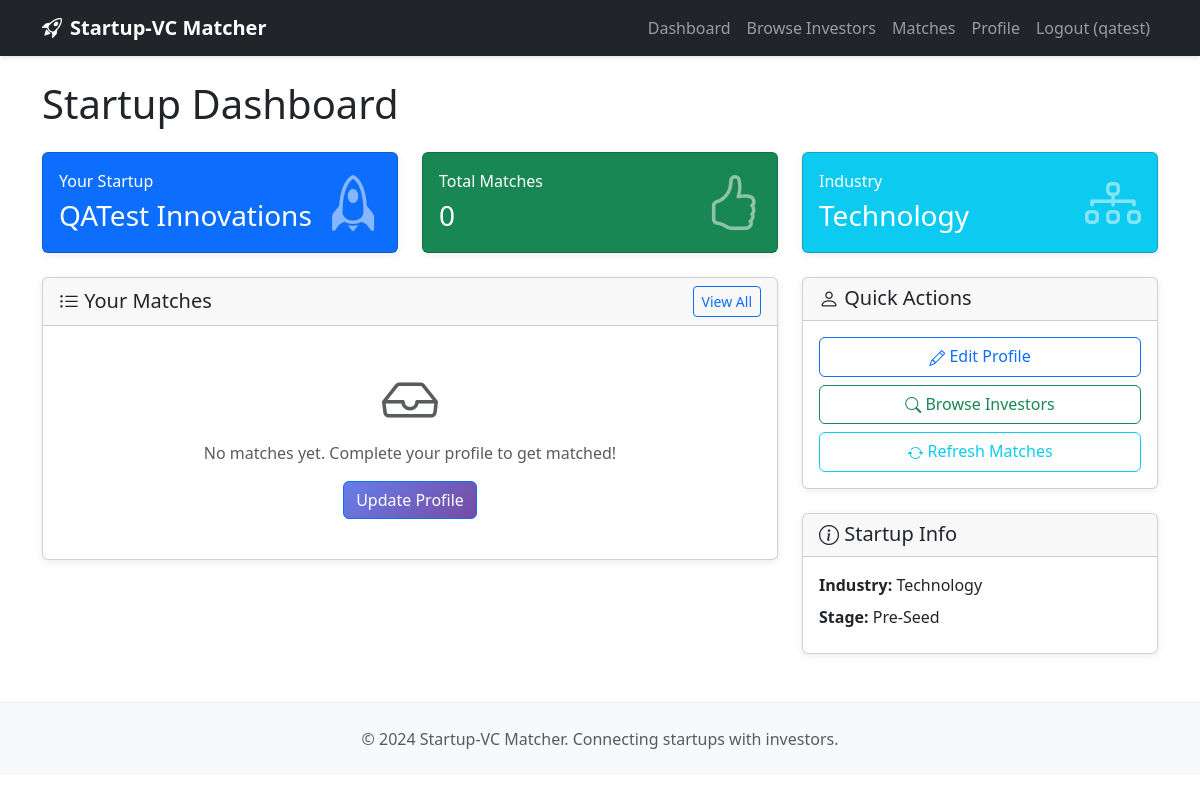
The page /startup/dashboard (signed in) on the database its author committed.
### tables this page shows
CREATE TABLE startups (
            id INTEGER PRIMARY KEY AUTOINCREMENT,
            user_id INTEGER NOT NULL,
            name TEXT NOT NULL,
            description TEXT,
            industry TEXT NOT NULL,
            funding_stage TEXT NOT NULL,
            funding_amount INTEGER,
            website TEXT,
            created_at TIMESTAMP DEFAULT CURRENT_TIMESTAMP,
            FOREIGN KEY (user_id) REFERENCES users (id)
        );

### app.py (the view)
@app.route('/startup/dashboard')
@login_required
def startup_dashboard():
    if session.get('user_type') != 'startup':
        return redirect(url_for('index'))
    db = get_db()
    startup = db.execute(
        'SELECT * FROM startups WHERE user_id = ?',
        (session['user_id'],)
    ).fetchone()
    matches = db.execute('''
        SELECT m.*, i.name as investor_name, i.firm_name, i.preferred_industries, i.min_investment, i.max_investment
        FROM matches m
        JOIN investors i ON m.investor_id = i.id
        WHERE m.startup_id = ?
        ORDER BY m.score DESC
    ''', (startup['id'],)).fetchall() if startup else []
    return render_template('startup_dashboard.html', startup=startup, matches=matches)

### app.py (called while the page is built)
def get_db():
    db = getattr(g, '_database', None)
    if db is None:
        db = g._database = sqlite3.connect(DATABASE)
        db.row_factory = sqlite3.Row
    return db

@app.teardown_appcontext
def close_connection(exception):
    db = getattr(g, '_database', None)
    if db is not None:
        db.close()

def is_session_valid():
    return (
        session.get('user_id') is not None and
        session.get('username') is not None and
        session.get('user_type') in ('startup', 'investor')
    )

def login_required(f):
    @wraps(f)
    def decorated_function(*args, **kwargs):
        if not is_session_valid():
            session.clear()
            flash('Session expired. Please log in again.', 'error')
            return redirect(url_for('login'))
        return f(*args, **kwargs)
    return decorated_function

### templates/startup_dashboard.html (shortened to what this page needs)
{% extends "base.html" %}
{% block content %}
<div class="row">
    <div class="col-12">
        <h1 class="mb-4">Startup Dashboard</h1>
    </div>
</div>
<div class="row g-4 mb-4">
    <div class="col-md-4">
        <div class="card bg-primary text-white">
            <div class="card-body">
                <div class="d-flex justify-content-between align-items-center">
                    <div>
                        <h6 class="card-title">Your Startup</h6>
                        <h3 class="mb-0">{{ startup.name if startup else 'Not Set' }}</h3>
                    </div>
                    <i class="bi bi-rocket display-4 opacity-50"></i>
                </div>
            </div>
        </div>
    </div>
    <div class="col-md-4">
        <div class="card bg-success text-white">
            <div class="card-body">
                <div class="d-flex justify-content-between align-items-center">
                    <div>
                        <h6 class="card-title">Total Matches</h6>
                        <h3 class="mb-0">{{ matches|length }}</h3>
                    </div>
                    <i class="bi bi-hand-thumbs-up display-4 opacity-50"></i>
                </div>
            </div>
        </div>
    </div>
    <div class="col-md-4">
        <div class="card bg-info text-white">
            <div class="card-body">
                <div class="d-flex justify-content-between align-items-center">
                    <div>
                        <h6 class="card-title">Industry</h6>
                        <h3 class="mb-0">{{ startup.industry if startup else 'N/A' }}</h3>
                    </div>
                    <i class="bi bi-diagram-3 display-4 opacity-50"></i>
                </div>
            </div>
        </div>
    </div>
</div>
{% if not startup %}
<div class="alert alert-warning">
    <h5>Complete Your Profile</h5>
    <p>Please complete your startup profile to get matched with investors.</p>
    <a href="{{ url_for('startup_profile') }}" class="btn btn-primary">Complete Profile</a>
</div>
{% else %}
<div class="row g-4">
    <div class="col-lg-8">
        <div class="card">
            <div class="card-header d-flex justify-content-between align-items-center">
                <h5 class="mb-0"><i class="bi bi-list-ul"></i> Your Matches</h5>
                <a href="{{ url_for('startup_matches') }}" class="btn btn-sm btn-outline-primary">View All</a>
            </div>
            <div class="card-body">
                {% if matches %}
                <div class="table-responsive">
                    <table class="table table-hover">
                        <thead>
                            <tr>
                                <th>Investor</th>
                                <th>Firm</th>
                                <th>Score</th>
                                <th>Status</th>
                            </tr>
                        </thead>
                        <tbody>
                            {% for match in matches[:5] %}
                            <tr>
                                <td>{{ match.investor_name }}</td>
                                <td>{{ match.firm_name or 'N/A' }}</td>
                                <td>
                                    <span class="badge bg-{{ 'success' if match.score >= 70 else 'warning' if match.score >= 40 else 'secondary' }}">
                                        {{ match.score }}%
                                    </span>
                                </td>
                                <td>{{ match.status|title }}</td>
                            </tr>
                            {% endfor %}
                        </tbody>
                    </table>
                </div>
                {% else %}
                <div class="text-center py-4">
                    <i class="bi bi-inbox display-4 text-muted"></i>
                    <p class="text-muted mt-2">No matches yet. Complete your profile to get matched!</p>
                    <a href="{{ url_for('startup_profile') }}" class="btn btn-primary">Update Profile</a>
                </div>
                {% endif %}
            </div>
        </div>
    </div>
    <div class="col-lg-4">
        <div class="card mb-4">
            <div class="card-header">
                <h5 class="mb-0"><i class="bi bi-person"></i> Quick Actions</h5>
            </div>
            <div class="card-body">
                <div class="d-grid gap-2">
                    <a href="{{ url_for('startup_profile') }}" class="btn btn-outline-primary">
                        <i class="bi bi-pencil"></i> Edit Profile
                    </a>
                    <a href="{{ url_for('startup_browse_investors') }}" class="btn btn-outline-success">
                        <i class="bi bi-search"></i> Browse Investors
                    </a>
                    <a href="{{ url_for('manual_generate_matches') }}" class="btn btn-outline-info">
                        <i class="bi bi-arrow-repeat"></i> Refresh Matches
                    </a>
                </div>
            </div>
        </div>
        <div class="card">
            <div class="card-header">
                <h5 class="mb-0"><i class="bi bi-info-circle"></i> Startup Info</h5>
            </div>
            <div class="card-body">
                <ul class="list-unstyled mb-0">
                    <li class="mb-2"><strong>Industry:</strong> {{ startup.industry }}</li>
                    <li class="mb-2"><strong>Stage:</strong> {{ startup.funding_stage }}</li>
                </ul>
            </div>
        </div>
    </div>
</div>
{% endif %}
{% endblock %}

### static/css/style.css (style rules this page uses)
:root { --primary-color: #667eea; --secondary-color: #764ba2; --success-color: #28a745; --warning-color: #ffc107; --danger-color: #dc3545; --info-color: #17a2b8; --light-bg: #f8f9fa; --dark-bg: #343a40; }
* { margin: 0; padding: 0; box-sizing: border-box; }
body { font-family: -apple-system, BlinkMacSystemFont, 'Segoe UI', Roboto, 'Helvetica Neue', Arial, sans-serif; line-height: 1.6; color: #333; background-color: #fff; min-height: 100vh; display: flex; flex-direction: column; }
.card { border: none; border-radius: 10px; box-shadow: 0 2px 8px rgba(0,0,0,0.08); transition: transform 0.3s ease, box-shadow 0.3s ease; }
.card-header { background-color: #fff; border-bottom: 1px solid #eee; font-weight: 600; }
.btn { border-radius: 6px; padding: 0.5rem 1.25rem; font-weight: 500; transition: all 0.3s ease; }
.btn-primary { background: linear-gradient(135deg, var(--primary-color), var(--secondary-color)); border: none; }
.bg-primary { background-color: var(--primary-color) !important; }
.bg-success { background-color: var(--success-color) !important; }
.bg-info { background-color: var(--info-color) !important; }
.bi { vertical-align: middle; }

### rows shown on the page
startups: name "QATest Innovations", industry "Technology", funding_stage "Pre-Seed"

### other values the page prints
{{ session.get('username') }} "qatest"
{{ matches|length }} "0"
